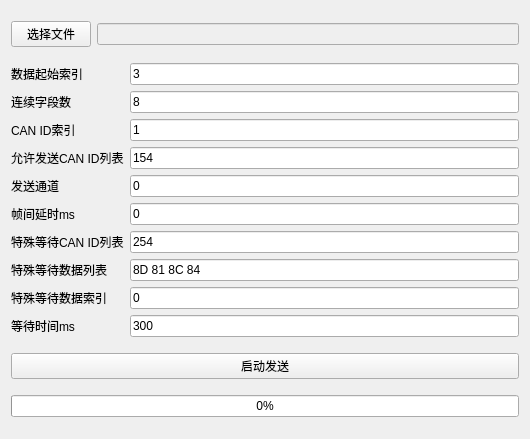
<?xml version="1.0" encoding="UTF-8"?>
<ui version="4.0">
 <class>can_log_sender</class>
 <widget class="QWidget" name="can_log_sender">
  <property name="geometry">
   <rect>
    <x>0</x>
    <y>0</y>
    <width>530</width>
    <height>439</height>
   </rect>
  </property>
  <property name="windowTitle">
   <string>Form</string>
  </property>
  <layout class="QGridLayout" name="gridLayout">
   <item row="1" column="0" colspan="3">
    <layout class="QHBoxLayout" name="horizontalLayout">
     <item>
      <layout class="QVBoxLayout" name="verticalLayout">
       <item>
        <widget class="QLabel" name="s_index_label">
         <property name="text">
          <string>数据起始索引</string>
         </property>
        </widget>
       </item>
       <item>
        <widget class="QLabel" name="bytes_label">
         <property name="text">
          <string>连续字段数</string>
         </property>
        </widget>
       </item>
       <item>
        <widget class="QLabel" name="can_id_index_label">
         <property name="text">
          <string>CAN ID索引</string>
         </property>
        </widget>
       </item>
       <item>
        <widget class="QLabel" name="permissable_can_id_label">
         <property name="text">
          <string>允许发送CAN ID列表</string>
         </property>
        </widget>
       </item>
       <item>
        <widget class="QLabel" name="send_channel_label">
         <property name="text">
          <string>发送通道</string>
         </property>
        </widget>
       </item>
       <item>
        <widget class="QLabel" name="send_delay_ms_label">
         <property name="text">
          <string>帧间延时ms</string>
         </property>
        </widget>
       </item>
       <item>
        <widget class="QLabel" name="response_can_id_label">
         <property name="text">
          <string>特殊等待CAN ID列表</string>
         </property>
        </widget>
       </item>
       <item>
        <widget class="QLabel" name="response_can_data_label">
         <property name="text">
          <string>特殊等待数据列表</string>
         </property>
        </widget>
       </item>
       <item>
        <widget class="QLabel" name="wait_can_data_index_label">
         <property name="text">
          <string>特殊等待数据索引</string>
         </property>
        </widget>
       </item>
       <item>
        <widget class="QLabel" name="wait_response_ms_label">
         <property name="text">
          <string>等待时间ms</string>
         </property>
        </widget>
       </item>
      </layout>
     </item>
     <item>
      <layout class="QVBoxLayout" name="verticalLayout_2">
       <item>
        <widget class="QLineEdit" name="s_index_lineEdit">
         <property name="text">
          <string>3</string>
         </property>
        </widget>
       </item>
       <item>
        <widget class="QLineEdit" name="bytes_lineEdit">
         <property name="text">
          <string>8</string>
         </property>
        </widget>
       </item>
       <item>
        <widget class="QLineEdit" name="can_id_index_lineEdit">
         <property name="text">
          <string>1</string>
         </property>
        </widget>
       </item>
       <item>
        <widget class="QLineEdit" name="permissable_can_id_lineEdit">
         <property name="text">
          <string>154</string>
         </property>
        </widget>
       </item>
       <item>
        <widget class="QLineEdit" name="send_channel_lineEdit">
         <property name="text">
          <string>0</string>
         </property>
        </widget>
       </item>
       <item>
        <widget class="QLineEdit" name="send_delay_ms_lineEdit">
         <property name="text">
          <string>0</string>
         </property>
        </widget>
       </item>
       <item>
        <widget class="QLineEdit" name="response_can_id_lineEdit">
         <property name="text">
          <string>254</string>
         </property>
        </widget>
       </item>
       <item>
        <widget class="QLineEdit" name="response_can_data_lineEdit">
         <property name="text">
          <string>8D 81 8C 84</string>
         </property>
        </widget>
       </item>
       <item>
        <widget class="QLineEdit" name="wait_can_data_index_lineEdit">
         <property name="text">
          <string>0</string>
         </property>
        </widget>
       </item>
       <item>
        <widget class="QLineEdit" name="wait_response_ms_lineEdit">
         <property name="text">
          <string>300</string>
         </property>
        </widget>
       </item>
      </layout>
     </item>
    </layout>
   </item>
   <item row="0" column="0" colspan="2">
    <widget class="QPushButton" name="set_file_pushButton">
     <property name="text">
      <string>选择文件</string>
     </property>
    </widget>
   </item>
   <item row="0" column="2">
    <widget class="QLineEdit" name="file_name_lineEdit">
     <property name="enabled">
      <bool>false</bool>
     </property>
    </widget>
   </item>
   <item row="3" column="0" colspan="3">
    <widget class="QProgressBar" name="send_progressBar">
     <property name="value">
      <number>0</number>
     </property>
    </widget>
   </item>
   <item row="2" column="0" colspan="3">
    <widget class="QPushButton" name="start_pushButton">
     <property name="text">
      <string>启动发送</string>
     </property>
    </widget>
   </item>
  </layout>
 </widget>
 <resources/>
 <connections/>
</ui>
